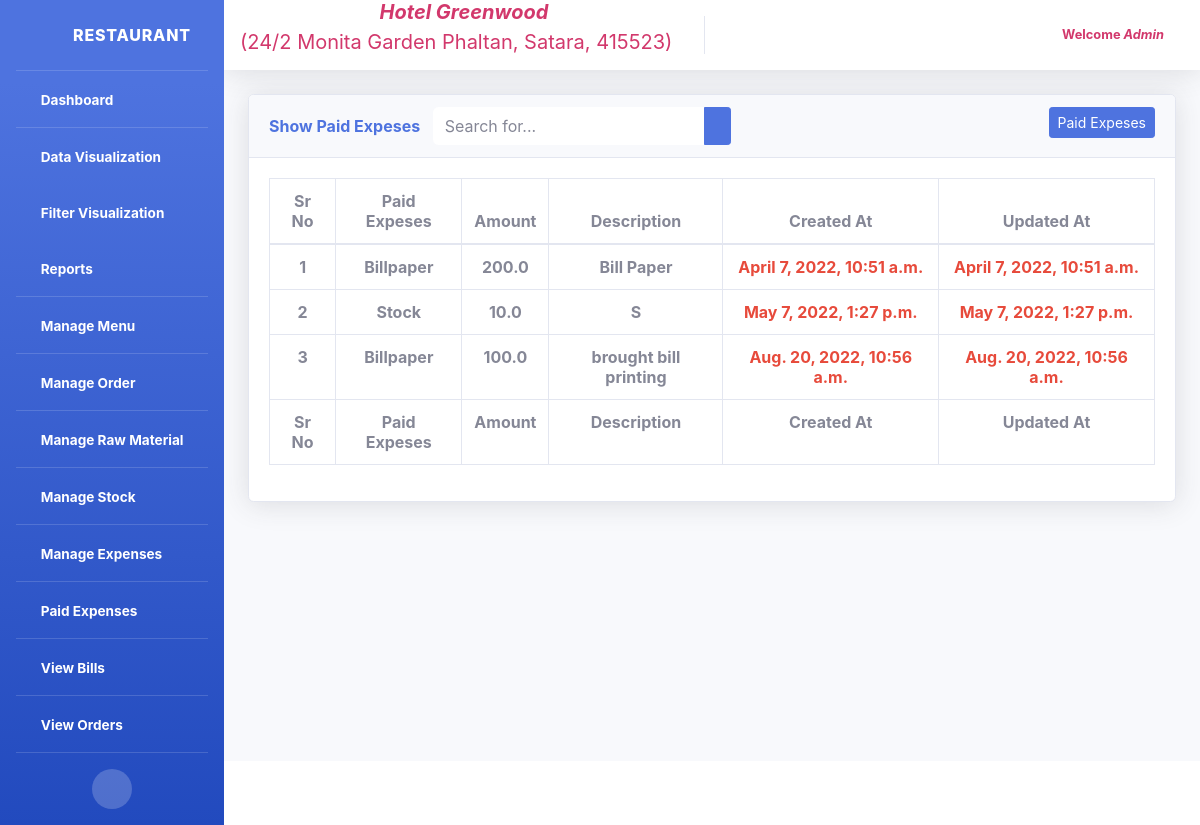
Screenshot of /polls/paidExpeses (signed in) with the database file from the repository.
### polls/models.py (models this page shows, shortened)
class ExpensesMaster(models.Model):
	expenses = models.ForeignKey(ExpesesList,  on_delete=models.CASCADE, null=True)
	expenses_amount = models.FloatField(null=True)
	desc = models.CharField(max_length=300, null=True)
	status = models.IntegerField(default=1, null=True)
	created_at = models.DateTimeField(auto_now_add=True)
	updated_at = models.DateTimeField(auto_now=True)
	class Meta:
		db_table = 	"ExpensesMaster"

class ExpesesList(models.Model):
	expenses_name = models.CharField(max_length=200, null=True)
	status = models.IntegerField(default=1, null=True)
	created_at = models.DateTimeField(auto_now_add=True)
	updated_at = models.DateTimeField(auto_now=True)
	def __str__(self):
		return self.expenses_name
	class Meta:
		db_table = 	"ExpesesList"

### polls/views.py (the view)
# urls.py: path('paidExpeses', views.ViewPaidExpesesView.as_view(), name='paidExpeses'),
class ViewPaidExpesesView(LoggedInMixin, ListView):
    model = ExpensesMaster
    template_name = 'view_paid_expeses.html'
    ordering =  ordering = ['-created_at']
    paginate_by = 10
    paginate_orphans = 1
    def get_queryset(self, **kwargs):
        return ExpensesMaster.objects.filter(status=1)
    def get_context_data(self, *args, **kwargs):
        try:
            return super(ViewPaidExpesesView, self).get_context_data(*args, **kwargs)
        except Http404:
            self.kwargs['page'] = 1
            return super(ViewPaidExpesesView, self).get_context_data(*args, **kwargs)

### polls/views.py (called while the page is built)
    def dispatch(self, request, *args, **kwargs):
        if not request.user.is_authenticated:
            return redirect('/polls/login/')
        return super(LoggedInMixin, self).dispatch(request, *args, **kwargs)

### polls/templates/view_paid_expeses.html (shortened to what this page needs)
{% extends 'header.html' %}
{% block body %}
{% load static %}
<!DOCTYPE html>
<html>
<head>
	<link href="{% static 'vendor/fontawesome-free/css/all.min.css' %}" rel="stylesheet" type="text/css">
	<link href="{% static 'vendor/datatables/dataTables.bootstrap4.min.css' %}" rel="stylesheet">
	<link href="{% static 'css/sb-admin-2.min.css' %}" rel="stylesheet">
</head>
<body>
        <div class="container-fluid mt-4">
          <div class="card shadow mb-4">
            <div class="card-header">
            	<a href="{% url 'addExpeses' %}" class="btn btn-sm btn-primary float-right ml-2">Paid Expeses</a>
              <span class="font-weight-bold text-primary">Show Paid Expeses</span>
              <form method="get" action="" class="d-none d-sm-inline-block form-inline mr-2 ml-md-2 my-2 my-md-0  navbar-search ml-2" >
              <div class="input-group">
                <input type="text" class="form-control border-0 small" placeholder="Search for..." name="search" required>
                  <div class="input-group-append">
                    <button class="btn btn-primary btn-sm" type="submit"><i class="fas fa-search fa-sm"></i></button>
                </div>
              </div>
            </form>
            </div>
            <div class="card-body">
              <div class="table-responsive">
                <table class="table table-bordered"  width="100%" cellspacing="0">
                  <thead>
                    <tr class="text-center">
                        <th scope="col">Sr No</th>
                        <th scope="col">Paid Expeses</th>
                        <th scope="col">Amount</th>
                        <th scope="col">Description</th>
                        <th scope="col">Created At</th>
                        <th scope="col">Updated At</th>
                    </tr>
                  </thead>
                  <tfoot>
                    <tr class="text-center">
                        <th scope="col">Sr No</th>
                        <th scope="col">Paid Expeses</th>
                        <th scope="col">Amount</th>
                        <th scope="col">Description</th>
                        <th scope="col">Created At</th>
                        <th scope="col">Updated At</th>
                    </tr>
                  </tfoot>
                  <tbody>
                    {% for i in object_list %}
                    <tr class="text-center font-weight-bold"">
                      <td>{{forloop.counter}}</td>
                      <td>{{i.expenses | title }}</td>
                      <td>{{i.expenses_amount}}</td>
                      <td>{{i.desc}}</td>
                      <td class="text-danger">{{i.created_at}}</td>
                      <td class="text-danger">{{i.updated_at}}</td>
                    </tr>
                    {% endfor %}
                  </tbody>
                </table>
              </div>
            </div>
          </div>
</div>
{% endblock %}

### polls/templates/header.html (shortened to what this page needs)
{% load static %}
<html>
<head>
  <link href="{% static 'vendor/fontawesome-free/css/all.min.css' %}" rel="stylesheet" type="text/css">
  <link href="{% static 'css/sb-admin-2.min.css' %}" rel="stylesheet">
  <link href="{% static 'css/other.css' %}" rel="stylesheet">
</head>
<body id="page-top">
<div id="wrapper">
<ul class="navbar-nav bg-gradient-primary sidebar sidebar-dark accordion" id="accordionSidebar">
  <a class="sidebar-brand d-flex align-items-center justify-content-center" href="{% url 'dashboard' %}">
  <div class="sidebar-brand-icon rotate-n-15">
    <i class="fas fa-home fa-fw "></i>
  </div>
  <div class="sidebar-brand-text mx-3">Restaurant</div>
  </a>
  <hr class="sidebar-divider my-0">
  <li class="nav-item active">
    <a class="nav-link" href="{% url 'dashboard' %}">
      <i class="fas fa-fw fa-tachometer-alt"></i>
      <span>Dashboard</span></a>
  </li>
  <hr class="sidebar-divider my-0">
  <li class="nav-item active">
    <a class="nav-link collapsed" href="#" data-toggle="collapse" data-target="#collapseTwo" aria-expanded="true" aria-controls="collapseTwo">
      <i class="fas fa-fw fa fa-chart-area"></i>
      <span>Data Visualization</span>
    </a>
  </li>
 <li class="nav-item active">
    <a class="nav-link collapsed" href="#" data-toggle="collapse" data-target="#collapsefilter" aria-expanded="true" aria-controls="collapseTwo">
      <i class="fas fa-fw fa fa-chart-area"></i>
      <span>Filter Visualization</span>
    </a>
  </li>
  <li class="nav-item active">
    <a class="nav-link collapsed" href="#" data-toggle="collapse" data-target="#collapsereport" aria-expanded="true" aria-controls="collapseTwo">
      <i class="fas fa-fw fa fa-file"></i>
      <span>Reports</span>
    </a>
  </li>
  <hr class="sidebar-divider my-0">
  <li class="nav-item active">
    <a class="nav-link" href="{% url 'manageMenu' %}">
      <i class="fas fa-fw fa-cog"></i>
      <span>Manage Menu</span></a>
  </li>
  <hr class="sidebar-divider my-0">
  <li class="nav-item active">
    <a class="nav-link" href="{% url 'manageOrder' %}">
      <i class="fas fa-fw fa-cog"></i>
      <span>Manage Order</span></a>
  </li>
  <hr class="sidebar-divider my-0">
  <li class="nav-item active">
    <a class="nav-link" href="{% url 'manageRawMaterial' %}">
      <i class="fas fa-fw fa-cog"></i>
      <span>Manage Raw Material</span></a>
  </li>
  <hr class="sidebar-divider my-0">
  <li class="nav-item active">
    <a class="nav-link" href="{% url 'manageStock' %}">
      <i class="fas fa-fw fa-cog"></i>
      <span>Manage Stock</span></a>
  </li>
  <hr class="sidebar-divider my-0">
  <li class="nav-item active">
    <a class="nav-link" href="{% url 'manageExpenses' %}">
      <i class="fas fa-fw fa-cog"></i>
      <span>Manage Expenses</span></a>
  </li>
  <hr class="sidebar-divider my-0">
  <li class="nav-item active">
    <a class="nav-link" href="{% url 'paidExpeses' %}">
      <i class="fas fa-fw fa-plus"></i>
      <span>Paid Expenses</span></a>
  </li>
  <hr class="sidebar-divider my-0">
  <li class="nav-item active">
    <a class="nav-link" href="{% url 'viewBills' %}">
      <i class="fas fa-fw fa fa-list"></i>
      <span>View Bills</span></a>
  </li>
  <hr class="sidebar-divider my-0">
  <li class="nav-item active">
    <a class="nav-link" href="{% url 'viewOrderDetails' %}">
      <i class="fas fa-fw fa fa-list"></i>
      <span>View Orders</span></a>
  </li>
<hr class="sidebar-divider">
  <div class="text-center d-none d-md-inline">
    <button class="rounded-circle border-0" id="sidebarToggle"></button>
  </div>
</ul>
    <div id="content-wrapper" class="d-flex flex-column">
        <div id="content">
        <nav class="navbar navbar-expand navbar-light bg-white topbar mb-1 static-top shadow">
          <span align="center" class="navbar-brand mb-0 h1 text-info"><i class='fas fa-hotel' style='font-size:20px'></i><i class="font-weight-bold" style="color: #D2386C;">Hotel Greenwood</i><p style="color:  #D2386C;"> (24/2 Monita Garden Phaltan, Satara, 415523)</p></span>
            <ul class="navbar-nav ml-auto">
            <li class="nav-item dropdown no-arrow">
              <a class="nav-link dropdown-toggle" href="#" id="userDropdown" role="button" data-toggle="dropdown" aria-haspopup="true" aria-expanded="false">
                <span class="mr-2 d-none d-lg-inline text-gray-600 small">
                {% if user.is_authenticated %}
                  <b style="color: #D2386C;">Welcome&nbsp;<i>{{request.user | title}}</i></b>
                {% endif %}
                </span>
              </a>
            </li>
          </ul>
        </nav>
        {% block body %} {% endblock %}
    </div>
      <footer class="sticky-footer bg-white">
      </footer>
    </div>
  </div>
</body>
</html>

### rows the page displays
ExpensesMaster: expenses "Billpaper", expenses_amount "200.0", desc "Bill Paper", created_at "April 7, 2022, 10:51 a.m.", updated_at "April 7, 2022, 10:51 a.m."
ExpensesMaster: expenses "Stock", expenses_amount "10.0", desc "S", created_at "May 7, 2022, 1:27 p.m.", updated_at "May 7, 2022, 1:27 p.m."
ExpensesMaster: expenses "Billpaper", expenses_amount "100.0", desc "brought bill printing", created_at "Aug. 20, 2022, 10:56 a.m.", updated_at "Aug. 20, 2022, 10:56 a.m."

### other values shown
{{ request.user | title }} "Admin"
